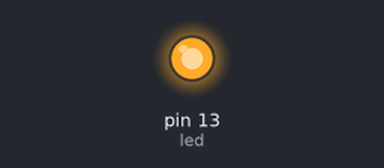
Bench run of a sketch on a simulated Arduino Uno, built with avr-gcc and run on an emulated ATmega328P. Parts: output pins drawn as LEDs (lit = HIGH).

Above: at 0.2 s.
At 6.0 s:
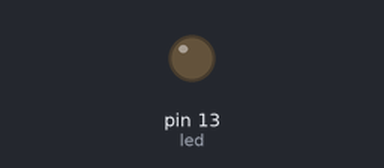
Timing chart, 0 to 8.1 s (numbered marks = the images above):
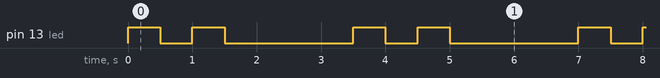

The sketch:

tutorial_01.ino
```cpp
// https://www.youtube.com/watch?v=r0sUNrqFrM0&list=PL1KVSZBJtW0rek6O1XLvheD6tY5YTg0Rt&index=1

int led = 13; // goes to pin 13

void setup () {
  pinMode(led, OUTPUT); // initialize as OUTPUT
}

void loop(){
  digitalWrite(led, HIGH); // (ON) set pin to high voltage level
  delay(500); // milliseconds
  digitalWrite(led, LOW); // (OFF) set to low voltage level
  delay(500);
  digitalWrite(led, HIGH);
  delay(500);
  digitalWrite(led, LOW);
  delay(2000);
}
```

Measured:
- by itself, pin 13 (led): repeats every 3.5 s: LOW 0.50 s, HIGH 0.50 s, LOW 2.0 s, HIGH 0.50 s
- by itself, everything shown: repeats every 3.5 s, in 4 steps
